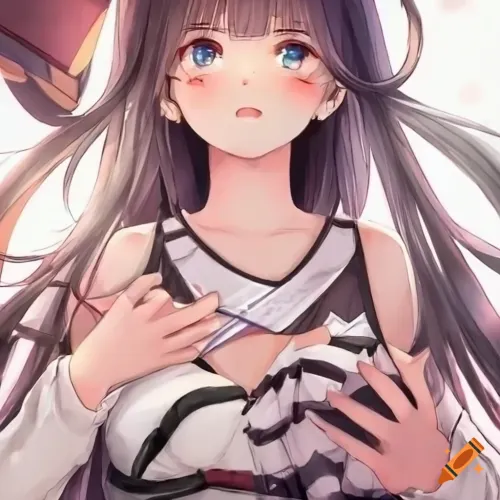
#> input picture input/media/690cc77f03154f90b13750f703ce7685.webp, 500 x 500 px
$ python -i visual_content_analyzer.py   (imports and definitions only)   (older library calls are emulated)
#> lines starting #> are read from the running program, lines starting #| are printed output that depends on the picture
"""
Visual Content Analyzer using Vision-Language Models (VLM) to understand media content.
Analyzes images and videos to provide intelligent editing suggestions.
"""

import cv2
import numpy as np
from PIL import Image
import requests
import json
import base64
import io
import os
from typing import Dict, List, Tuple, Optional, Any
from dataclasses import dataclass
from pathlib import Path
import tempfile

@dataclass
class ContentAnalysis:
    file_path: str
    content_type: str  # "image" or "video"
    dominant_colors: List[Tuple[int, int, int]]
    mood: str
    objects: List[str]
    scene_type: str  # "indoor", "outdoor", "portrait", "landscape", etc.
    lighting: str  # "bright", "dark", "natural", "artificial"
    movement: Optional[str] = None  # For videos: "static", "slow", "fast"
    text_detected: Optional[str] = None
    faces_count: int = 0
    quality_score: float = 0.0
    recommended_duration: float = 3.0
    style_tags: List[str] = None

    def __post_init__(self):
        if self.style_tags is None:
            self.style_tags = []

class VisualContentAnalyzer:
    def __init__(self, ollama_host: str = "http://localhost:11434"):
        self.ollama_host = ollama_host
        self.vision_model = "llava"  # or "llava:13b" for better quality

        # Initialize computer vision components
        self.face_cascade = None
        self._load_cv_models()

    def _load_cv_models(self):
        """Load OpenCV models for basic analysis."""
        try:
            # Load face detection
            self.face_cascade = cv2.CascadeClassifier(cv2.data.haarcascades + 'haarcascade_frontalface_default.xml')
        except Exception as e:
            print(f"Warning: Could not load CV models: {e}")

    def analyze_media_file(self, file_path: str) -> ContentAnalysis:
        """
        Analyze a single media file (image or video).
        """
        file_path = Path(file_path)

        if not file_path.exists():
            raise FileNotFoundError(f"Media file not found: {file_path}")

        # Determine content type
        content_type = self._get_content_type(file_path)

        if content_type == "image":
            return self._analyze_image(str(file_path))
        elif content_type == "video":
            return self._analyze_video(str(file_path))
        else:
            raise ValueError(f"Unsupported file type: {file_path.suffix}")

    # [19 lines left out: function analyze_media_collection, not called in this run]

    def _get_content_type(self, file_path: Path) -> str:
        """Determine if file is image or video."""
        image_extensions = {'.jpg', '.jpeg', '.png', '.gif', '.bmp', '.webp'}
        video_extensions = {'.mp4', '.avi', '.mov', '.mkv', '.webm'}

        suffix = file_path.suffix.lower()

        if suffix in image_extensions:
            return "image"
        elif suffix in video_extensions:
            return "video"
        else:
            return "unknown"

    def _analyze_image(self, file_path: str) -> ContentAnalysis:
        """
        Analyze a single image file.
        """
        # Basic CV analysis
        basic_analysis = self._basic_image_analysis(file_path)

        # VLM analysis if available
        vlm_analysis = self._vlm_image_analysis(file_path)

        # Combine results
        return self._combine_analyses(file_path, "image", basic_analysis, vlm_analysis)

    # [43 lines left out: function _analyze_video, not called in this run]

    def _basic_image_analysis(self, file_path: str) -> Dict[str, Any]:
        """
        Perform basic computer vision analysis.
        """
        try:
            # Load image
            image = cv2.imread(file_path)
#> image is the input picture: shape (500, 500, 3); mean B, G, R 150.3, 148, 179.6
            if image is None:
                return {"error": "Could not load image"}

            # Get dominant colors
            dominant_colors = self._get_dominant_colors(image)

            # Detect faces
            faces_count = self._count_faces(image)

            # Analyze brightness/lighting
            lighting = self._analyze_lighting(image)

            # Calculate quality score (basic)
            quality_score = self._calculate_quality_score(image)

            return {
                "dominant_colors": dominant_colors,
                "faces_count": faces_count,
                "lighting": lighting,
                "quality_score": quality_score
            }

        except Exception as e:
            print(f"Basic analysis failed: {e}")
            return {"error": str(e)}

    def _vlm_image_analysis(self, file_path: str) -> Dict[str, Any]:
        """
        Use Vision-Language Model for advanced analysis.
        """
        if not self._is_vlm_available():
            return {}

        try:
            # Encode image to base64
            image_b64 = self._encode_image_to_base64(file_path)

            prompt = """
            Analyze this image and provide a JSON response with the following information:
            {
                "mood": "happy/sad/energetic/calm/dramatic/neutral",
                "objects": ["list of main objects/subjects in the image"],
                "scene_type": "indoor/outdoor/portrait/landscape/close-up/wide",
                "style_tags": ["aesthetic/modern/vintage/professional/casual/artistic"],
                "text_detected": "any text visible in the image or null",
                "recommended_duration": "number between 2-5 seconds based on content complexity"
            }

            Focus on elements that would be relevant for video editing decisions.
            """

            response = requests.post(
                f"{self.ollama_host}/api/generate",
                json={
                    "model": self.vision_model,
                    "prompt": prompt,
                    "images": [image_b64],
                    "stream": False,
                    "format": "json"
                },
                timeout=30
            )

            if response.status_code == 200:
                result = response.json()
                vlm_output = result.get("response", "{}")
                return json.loads(vlm_output)

        except Exception as e:
            print(f"VLM analysis failed: {e}")

        return {}

    # [58 lines left out: functions _extract_key_frame, _analyze_video_properties, not called in this run]

    def _get_dominant_colors(self, image: np.ndarray, k: int = 3) -> List[Tuple[int, int, int]]:
        """
        Extract dominant colors using K-means clustering.
        """
#> called with k = 3
        try:
            # Reshape image to be a list of pixels
            data = image.reshape((-1, 3))
            data = np.float32(data)

            # Apply K-means
            criteria = (cv2.TERM_CRITERIA_EPS + cv2.TERM_CRITERIA_MAX_ITER, 20, 1.0)
            _, labels, centers = cv2.kmeans(data, k, None, criteria, 10, cv2.KMEANS_RANDOM_CENTERS)
#> centers = [[72.21, 62.06, 90.77], [208.7, 212.4, 237.1], [145, 142, 185.4]]

            # Convert to integers and return as tuples
            centers = np.uint8(centers)
#> centers = [[72, 62, 90], [208, 212, 237], [144, 141, 185]]
#> in _basic_image_analysis, `dominant_colors = self._get_dominant_colors(image)`: dominant_colors = [(90, 62, 72), (237, 212, 208), (185, 141, 144)]
            return [tuple(color[::-1]) for color in centers]  # BGR to RGB

        except Exception:
            return [(128, 128, 128)]  # Default gray

    def _count_faces(self, image: np.ndarray) -> int:
        """
        Count faces in image.
        """
        if self.face_cascade is None:
            return 0

        try:
            gray = cv2.cvtColor(image, cv2.COLOR_BGR2GRAY)
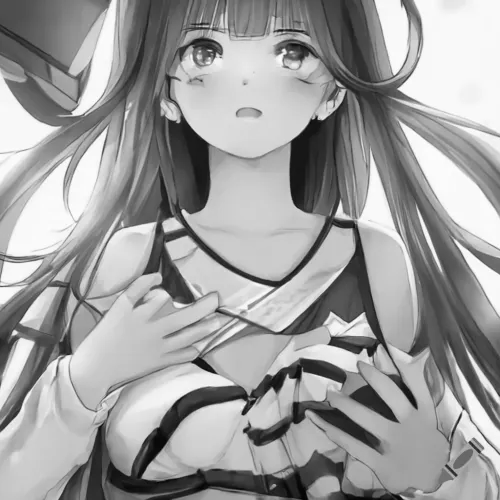
#> gray: shape (500, 500); min 2, max 255, mean 157.7
            faces = self.face_cascade.detectMultiScale(gray, 1.1, 4)
#> faces = ()
#> in _basic_image_analysis, `faces_count = self._count_faces(image)`: faces_count = 0
            return len(faces)
        except Exception:
            return 0

    def _analyze_lighting(self, image: np.ndarray) -> str:
        """
        Analyze lighting conditions.
        """
        try:
            gray = cv2.cvtColor(image, cv2.COLOR_BGR2GRAY)
            mean_brightness = np.mean(gray)
#> mean_brightness = 157.7
#> in _basic_image_analysis, `lighting = self._analyze_lighting(image)`: lighting = 'natural'

            if mean_brightness > 180:
                return "bright"
            elif mean_brightness < 60:
                return "dark"
            else:
                return "natural"
        except Exception:
            return "unknown"

    def _calculate_quality_score(self, image: np.ndarray) -> float:
        """
        Calculate basic quality score (0-1).
        """
        try:
            # Simple quality based on sharpness (Laplacian variance)
            gray = cv2.cvtColor(image, cv2.COLOR_BGR2GRAY)
            laplacian_var = cv2.Laplacian(gray, cv2.CV_64F).var()
#> laplacian_var = 756.6

            # Normalize to 0-1 range (empirically determined threshold)
            quality = min(laplacian_var / 1000.0, 1.0)
#> quality = 0.757
            return quality
        except Exception:
            return 0.5

    # [111 lines left out: functions _detect_movement, _encode_image_to_base64, _combine_analyses, _aggregate_analyses, not called in this run]

    def _is_vlm_available(self) -> bool:
        """
        Check if VLM is available.
        """
        try:
            response = requests.get(f"{self.ollama_host}/api/tags", timeout=5)
            if response.status_code == 200:
                models = response.json().get("models", [])
                return any("llava" in model.get("name", "") for model in models)
        except:
            pass
        return False

    # [32 lines left out: function suggest_edit_style, not called in this run]

>>> result = VisualContentAnalyzer().analyze_media_file('../input/media/690cc77f03154f90b13750f703ce7685.webp')
#> in _analyze_image, `basic_analysis = self._basic_image_analysis(file_path)`: basic_analysis = {'dominant_colors': [(90, 62, 72), (237, 212, 208), (185, 141, 144)], 'faces_count': 0, 'lighting': 'natural', 'quality_score': 0.757}
#> (the run stopped early here; a loop or call above may not have finished)

$ run again, on input/media/wp5306583.webp
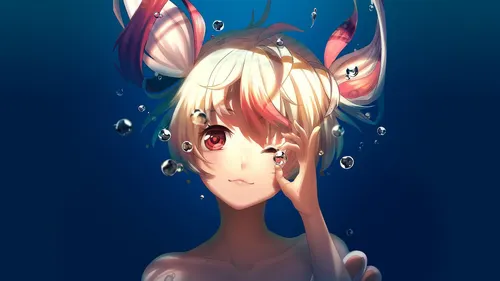
#> input picture input/media/wp5306583.webp, 500 x 281 px
#> in _basic_image_analysis, image is the input picture: shape (281, 500, 3); mean B, G, R 96, 70.2, 54.3
#> in _get_dominant_colors, `_, labels, centers = cv2.kmeans(data, k, None, criteria, 10, cv2.KMEAN..`: centers = [[190.4, 211.5, 238.6], [93.99, 91.24, 129.6], [80.36, 40.62, 3.32]]
#> in _get_dominant_colors, `centers = np.uint8(centers)`: centers = [[190, 211, 238], [93, 91, 129], [80, 40, 3]]
#> dominant_colors = [(238, 211, 190), (129, 91, 93), (3, 40, 80)]
#> in _count_faces, `gray = cv2.cvtColor(image, cv2.COLOR_BGR2GRAY)`:
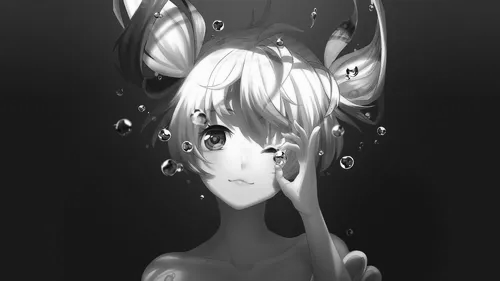
#> gray: shape (281, 500); min 1, max 255, mean 68.3
#> faces = ()
#> faces_count = 0
#> mean_brightness = 68.31
#> lighting = 'natural'
#> laplacian_var = 716.9
#> quality = 0.717
#> basic_analysis = {'dominant_colors': [(238, 211, 190), (129, 91, 93), (3, 40, 80)], 'faces_count': 0, 'lighting': 'natural', 'quality_score': 0.717}

$ run again, on input/media/wp7947107.webp
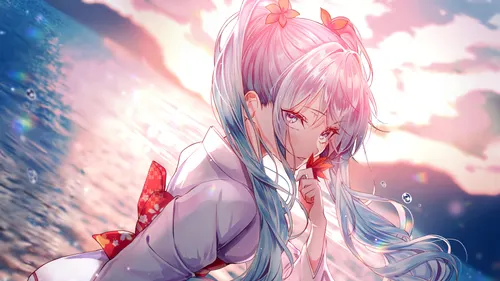
#> input picture input/media/wp7947107.webp, 500 x 281 px
#> in _basic_image_analysis, image is the input picture: shape (281, 500, 3); mean B, G, R 185, 169.8, 192.8
#> in _get_dominant_colors, `_, labels, centers = cv2.kmeans(data, k, None, criteria, 10, cv2.KMEAN..`: centers = [[225.6, 222.9, 246.8], [169.3, 152.4, 191.3], [129.1, 91.76, 86.61]]
#> in _get_dominant_colors, `centers = np.uint8(centers)`: centers = [[225, 222, 246], [169, 152, 191], [129, 91, 86]]
#> dominant_colors = [(246, 222, 225), (191, 152, 169), (86, 91, 129)]
#> in _count_faces, `gray = cv2.cvtColor(image, cv2.COLOR_BGR2GRAY)`:
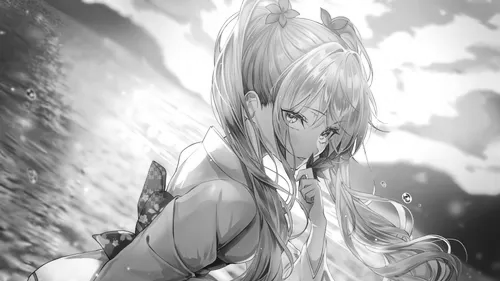
#> gray: shape (281, 500); min 12, max 255, mean 178.4
#> faces = ()
#> faces_count = 0
#> mean_brightness = 178.4
#> lighting = 'natural'
#> laplacian_var = 1213
#> quality = 1
#> basic_analysis = {'dominant_colors': [(246, 222, 225), (191, 152, 169), (86, 91, 129)], 'faces_count': 0, 'lighting': 'natural', 'quality_score': 1}

$ run again, on input/media/WhatsApp Image 2025-08-08 at 19.53.53 (1).jpeg
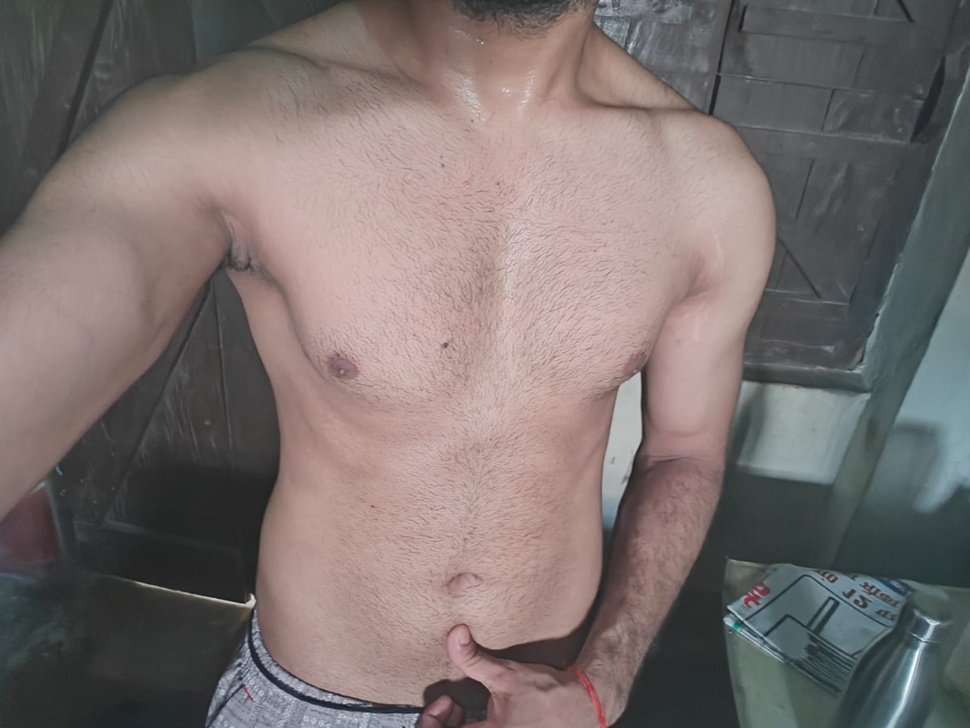
#> input picture input/media/WhatsApp Image 2025-08-08 at 19.53.53 (1).jpeg, 970 x 728 px, shrunk from 1599 x 1200 before the run
#> in _basic_image_analysis, image is the input picture: shape (728, 970, 3); mean B, G, R 110.7, 112.5, 122.6
#> in _get_dominant_colors, `_, labels, centers = cv2.kmeans(data, k, None, criteria, 10, cv2.KMEAN..`: centers = [[66.37, 65.85, 62.51], [156.6, 160.4, 184.2], [113.7, 116.4, 128]]
#> in _get_dominant_colors, `centers = np.uint8(centers)`: centers = [[66, 65, 62], [156, 160, 184], [113, 116, 128]]
#> dominant_colors = [(62, 65, 66), (184, 160, 156), (128, 116, 113)]
#> in _count_faces, `gray = cv2.cvtColor(image, cv2.COLOR_BGR2GRAY)`:
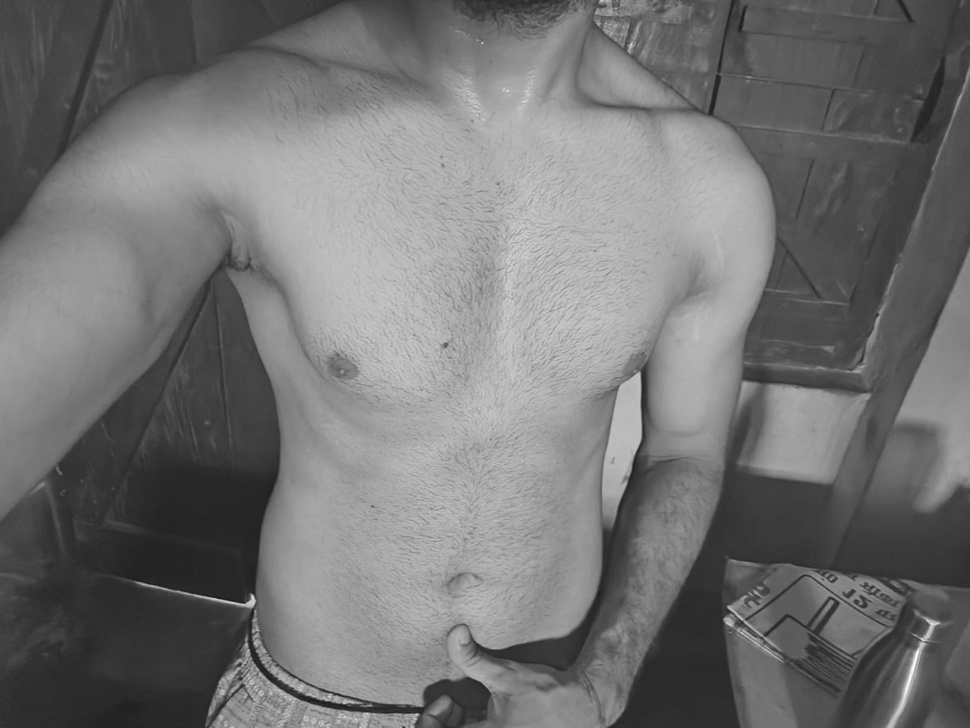
#> gray: shape (728, 970); min 20, max 253, mean 115.3
#> faces = ()
#> faces_count = 0
#> mean_brightness = 115.3
#> lighting = 'natural'
#> laplacian_var = 99.05
#> quality = 0.099
#> basic_analysis = {'dominant_colors': [(62, 65, 66), (184, 160, 156), (128, 116, 113)], 'faces_count': 0, 'lighting': 'natural', 'quality_score': 0.099}
